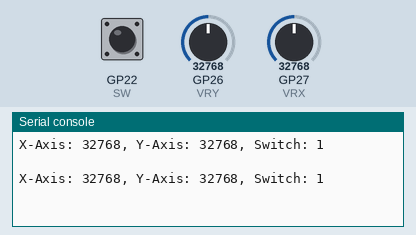
This program was run on a simulated Raspberry Pi Pico running MicroPython. On the bench: the last lines printed to the serial console. The test bench sets the inputs (shaded band); at power-on: GP22 (SW) HIGH, GP26 (VRY) = 32768, GP27 (VRX) = 32768 (analog values on the 0–65535 scale).

Above: at 1.2 s.
1.3 s: GP22 (SW) pulled LOW for 1.2 s
4.0 s: GP26 (VRY) set to 45874
At 4.5 s:
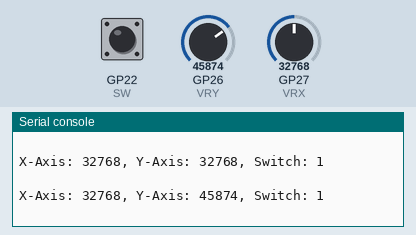
5.5 s: GP27 (VRX) set to 45874
At 6.8 s:
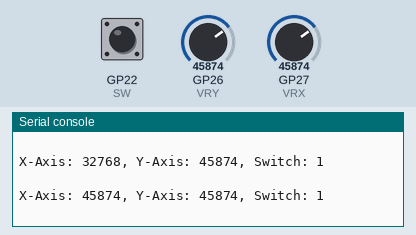
7.0 s: GP26 (VRY) set to 57670
At 7.8 s:
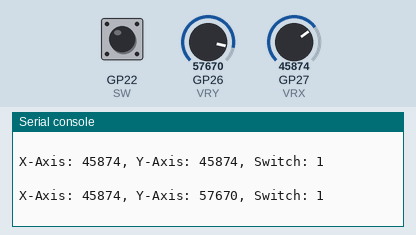
8.5 s: GP27 (VRX) set to 57670
At 9.7 s:
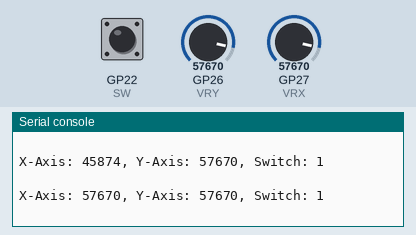
10.0 s: GP22 (SW) pulled LOW for 1.2 s
Timing chart, 0 to 13.0 s (numbered marks = the images above; inputs shaded):
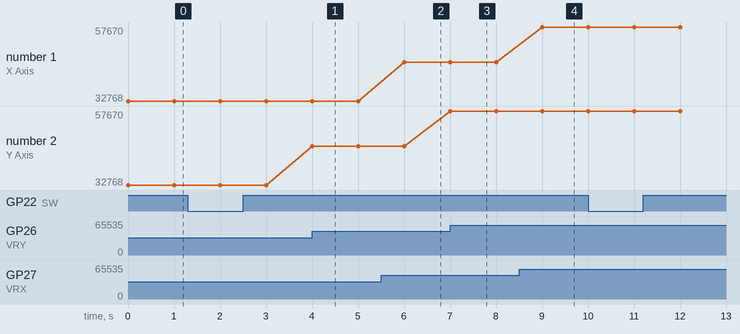

The program:

PRJ05_-_JOYSTIc.py
```python
from machine import Pin, ADC
from time import sleep

VRX = ADC(Pin(27))
VRY = ADC(Pin(26))
SW = Pin(22, Pin.IN, Pin.PULL_UP)

while True:
    xAxis = VRX.read_u16()
    yAxis = VRY.read_u16()
    switch = SW.value()

    print("X-Axis: "+str(xAxis)+", Y-Axis: " +str(yAxis)+ ", Switch: " + str(switch))
    if switch == 0:
        print("Push button pressed!")
    print("")
    sleep(1)
    
```

Measured:
- after the input at 4.0 s, the serial console: prints a new line at once (image 1)
- after the input at 5.5 s, the serial console: prints a new line after 0.50 s (image 2)
- after the input at 7.0 s, the serial console: prints a new line at once (image 3)
- after the input at 8.5 s, the serial console: prints a new line after 0.51 s (image 4)
- plotted number 2: 32768 → 45874 after the input at 4.0 s, 45874 → 57670 after the input at 7.0 s
